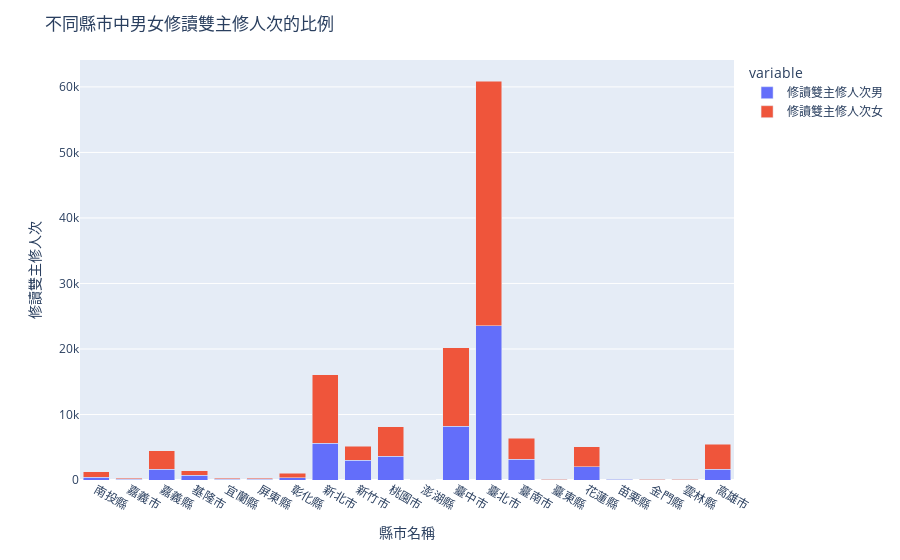

The notebook cell saved with this chart:
### Code cell
#這也看不太出東西
df_grouped = dfregiondoublemajor.groupby('縣市名稱').sum()

# 產生堆疊條形圖
fig = px.bar(df_grouped, x=df_grouped.index, y=['修讀雙主修人次男', '修讀雙主修人次女'], barmode='stack')

# 設定圖表標題和標籤名稱
fig.update_layout(title='不同縣市中男女修讀雙主修人次的比例',
                  xaxis_title='縣市名稱',
                  yaxis_title='修讀雙主修人次')

# 顯示圖表
fig.show()

### Figure 1 — Plotly figure (JSON) as saved in the notebook; plotly's stock layout.template omitted (floating-point values rounded to 4 significant figures)
{"data": [{"alignmentgroup": "True", "hovertemplate": "variable=修讀雙主修人次男<br>縣市名稱=%{x}<br>value=%{y}<extra></extra>", "legendgroup": "修讀雙主修人次男", "marker": {"color": "#636efa", "pattern": {"shape": ""}}, "name": "修讀雙主修人次男", "offsetgroup": "修讀雙主修人次男", "orientation": "v", "showlegend": true, "textposition": "auto", "type": "bar", "x": ["南投縣", "嘉義市", "嘉義縣", "基隆市", "宜蘭縣", "屏東縣", "彰化縣", "新北市", "新竹市", "桃園市", "澎湖縣", "臺中市", "臺北市", "臺南市", "臺東縣", "花蓮縣", "苗栗縣", "金門縣", "雲林縣", "高雄市"], "xaxis": "x", "y": [435, 114, 1618, 757, 112, 111, 355, 5615, 3047, 3591, 2, 8186, 23553, 3203, 57, 1999, 111, 38, 41, 1647], "yaxis": "y"}, {"alignmentgroup": "True", "hovertemplate": "variable=修讀雙主修人次女<br>縣市名稱=%{x}<br>value=%{y}<extra></extra>", "legendgroup": "修讀雙主修人次女", "marker": {"color": "#EF553B", "pattern": {"shape": ""}}, "name": "修讀雙主修人次女", "offsetgroup": "修讀雙主修人次女", "orientation": "v", "showlegend": true, "textposition": "auto", "type": "bar", "x": ["南投縣", "嘉義市", "嘉義縣", "基隆市", "宜蘭縣", "屏東縣", "彰化縣", "新北市", "新竹市", "桃園市", "澎湖縣", "臺中市", "臺北市", "臺南市", "臺東縣", "花蓮縣", "苗栗縣", "金門縣", "雲林縣", "高雄市"], "xaxis": "x", "y": [787, 182, 2812, 651, 138, 145, 711, 10449, 2090, 4519, 1, 11998, 37352, 3193, 79, 3099, 79, 51, 67, 3782], "yaxis": "y"}], "layout": {"barmode": "stack", "legend": {"title": {"text": "variable"}, "tracegroupgap": 0}, "margin": {"t": 60}, "title": {"text": "不同縣市中男女修讀雙主修人次的比例"}, "xaxis": {"anchor": "y", "domain": [0, 1], "title": {"text": "縣市名稱"}}, "yaxis": {"anchor": "x", "domain": [0, 1], "title": {"text": "修讀雙主修人次"}}}}
